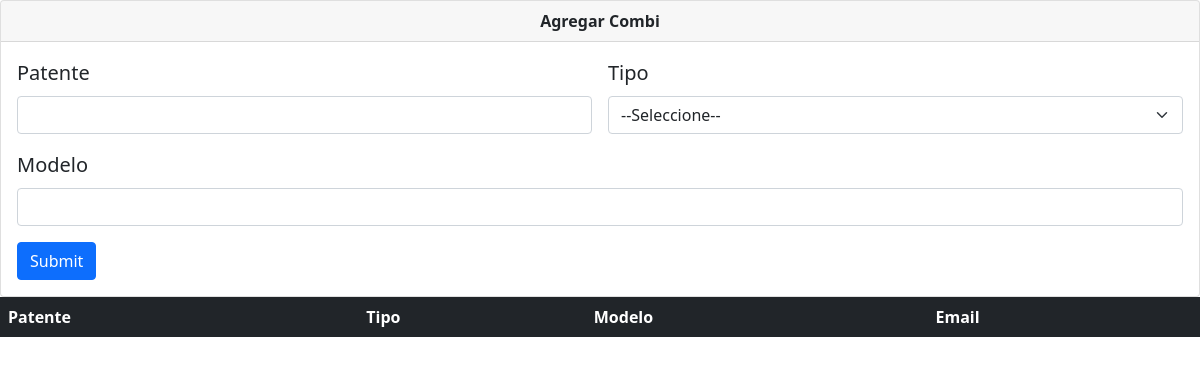
The page /vista_combis.php on the database as committed earlier.
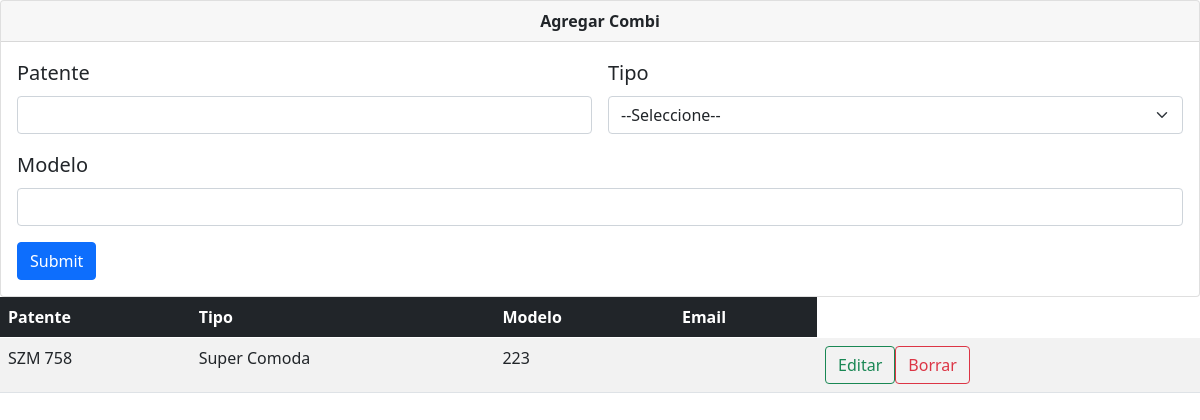
The same page on the database as committed later.
### tables this page shows
CREATE TABLE `combis` (
  `patente` varchar(20) NOT NULL,
  `cantidad_asientos` int(100) NOT NULL,
  `tipo` varchar(20) NOT NULL,
  `modelo` varchar(30) NOT NULL,
  `email` varchar(30) NOT NULL,
  `activo` tinyint(1) NOT NULL DEFAULT 1
);

### php/acciones_combis.php (called while the page is built, shortened)
<?php
    $update= false;
    $patente = '';
    $modelo = '';

### vista_combis.php (the view, shortened to what this page needs)
<?php
    include 'php/acciones_combis.php';
    function getCombis(){
        $db = conectar();
        $sql = "SELECT * FROM `combis` WHERE activo = 1";
        $result = mysqli_query($db,$sql);
        $numRows = $result->num_rows;
        if ($numRows > 0) {
            while ($row = $result->fetch_assoc()) {
                $data[] = $row;
            }
            return $data;
        }
    }
?>
<!DOCTYPE html>
<html lang="en">
<head>
        <link href="https://cdn.jsdelivr.net/npm/bootstrap@5.0.0-beta3/dist/css/bootstrap.min.css" rel="stylesheet">
</head>
<body>
    <div class="card">
    <div class="card-header text-center">
        <strong>Agregar Combi</strong>
    </div>
    <div class="card-body">
        <blockquote class="blockquote mb-0">
            <form action ="php/acciones_combis.php" class="row g-3" method ="POST">
            <div class="col-md-6">
                <label for="inputEmail4" class="form-label">Patente</label>
                <input type="text" class="form-control" name="patente" placeholder="" value="<?php echo $patente?>" required="">
            </div>
            <div class="col-md-6">
                <label for="inputZip" class="form-label">Tipo</label>
                <select name="tipo" class="form-select">
                    <option value="">--Seleccione--</option>
                </select>
            </div>
            <div class="col-12">
                <label for="inputZip" class="form-label">Modelo</label>
                <input type="text" class="form-control" name="modelo" placeholder="" value="<?php echo $modelo?>" required="">
            </div>
                <?php if($update == true){
                    echo "<div class='col-12'> <button type='submit'name='update' class='btn btn-info'>Update</button> </div>";
                    }else{
                    echo "<div class='col-12'> <button type='submit' name='submit' class='btn btn-primary'>Submit</button> </div>";
                    }
                ?>
            </form>
        </blockquote>
    </div>
    </div>
    <table class="table table-striped">
          <thead class="table-dark">
            <tr>
              <th scope="col">Patente</th>
              <th scope="col">Tipo</th>
              <th scope="col">Modelo</th>
              <th scope="col">Email</th>
            </tr>
          </thead>
          <tbody>
            <?php
              $combis = getCombis();
              foreach ($combis as $value) {
                  $patente = $value['patente'];
                  echo
                  "<tr>".
                    "<td>". $value['patente'] . "</td>".
                    "<td>". $value['tipo'] . "</td>".
                    "<td>". $value['modelo'] . "</td>".
                    "<td>". $value['email'] . "</td>".
                    "<td>".
                      "<a href='vista_combis.php?edit=$patente'class='btn btn btn-outline-success'>Editar</a>".
                      "<a href='php/acciones_combis.php?delete=$patente'class='btn btn-outline-danger ml-1'>Borrar</a>".
                    "</td>".
                  "</tr>";
              }
              ?>
          </tbody>
        </table>
</body>
</html>

Rows that differ between the two databases and show on the page:
added combis: patente "SZM 758", tipo "Super Comoda", modelo "223"
